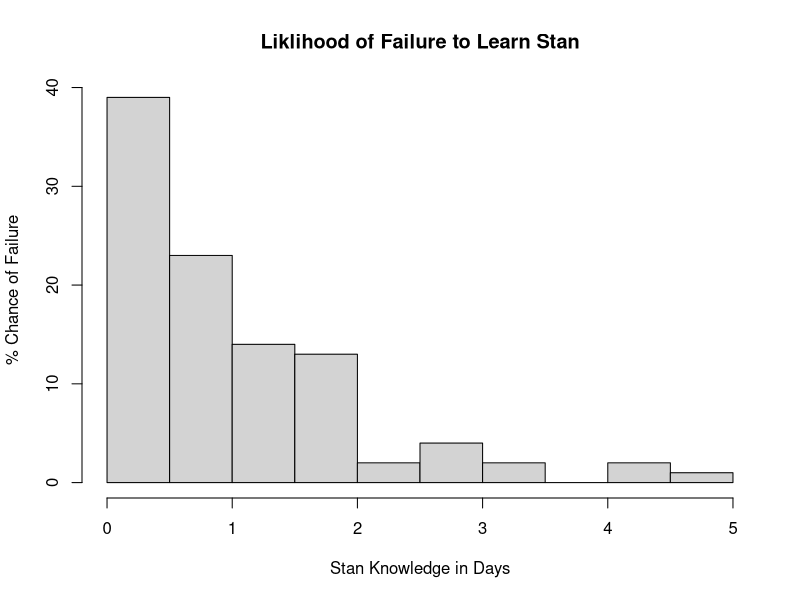
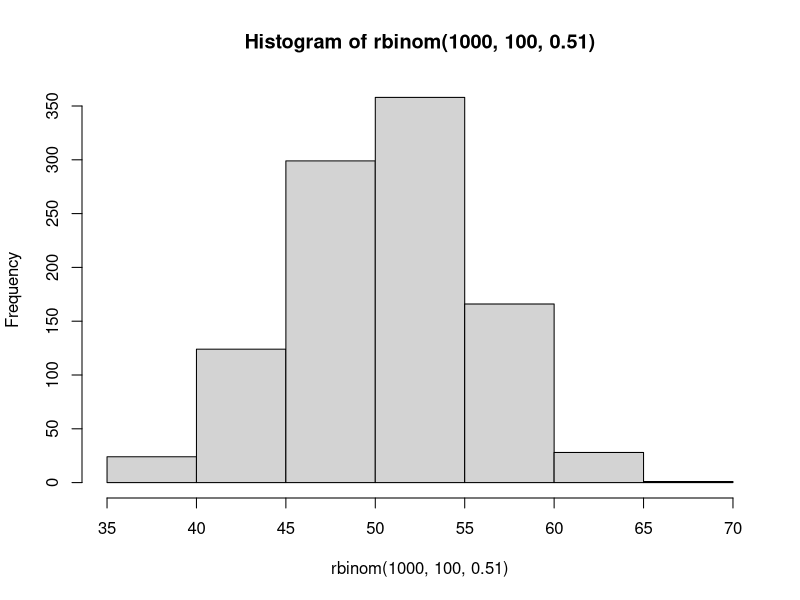
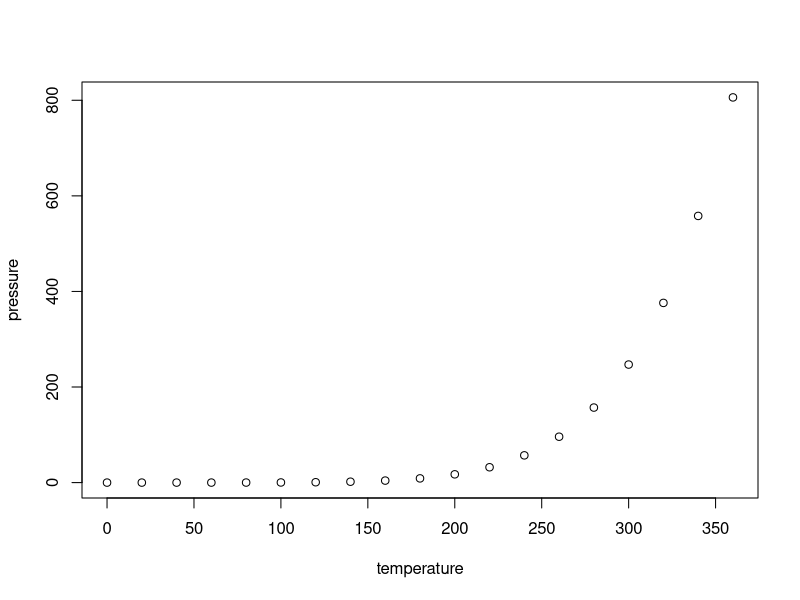

These figures' R source, in order:
## ---- chunk 1
knitr::opts_chunk$set(echo = FALSE)
## ---- chunk 2
hist(rexp(100,1),xlab="Stan Knowledge in Days",ylab="% Chance of Failure",main="Liklihood of Failure to Learn Stan")
## ---- chunk 3
hist(rbinom(1000,100,.51))
## ---- chunk 4
summary(cars)
## ---- chunk 5
plot(pressure)
